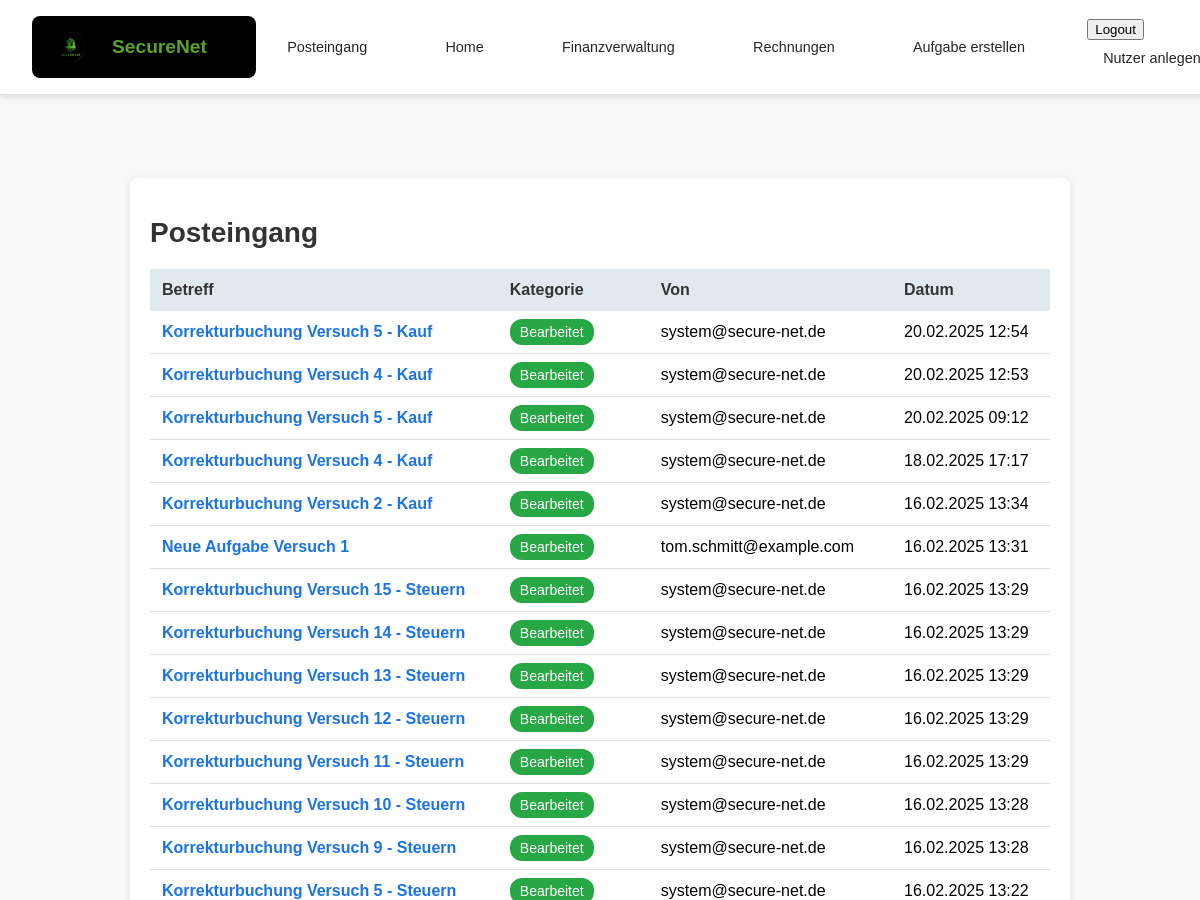
The app's page /posts/posteingang/ (signed in, upper part), older data.
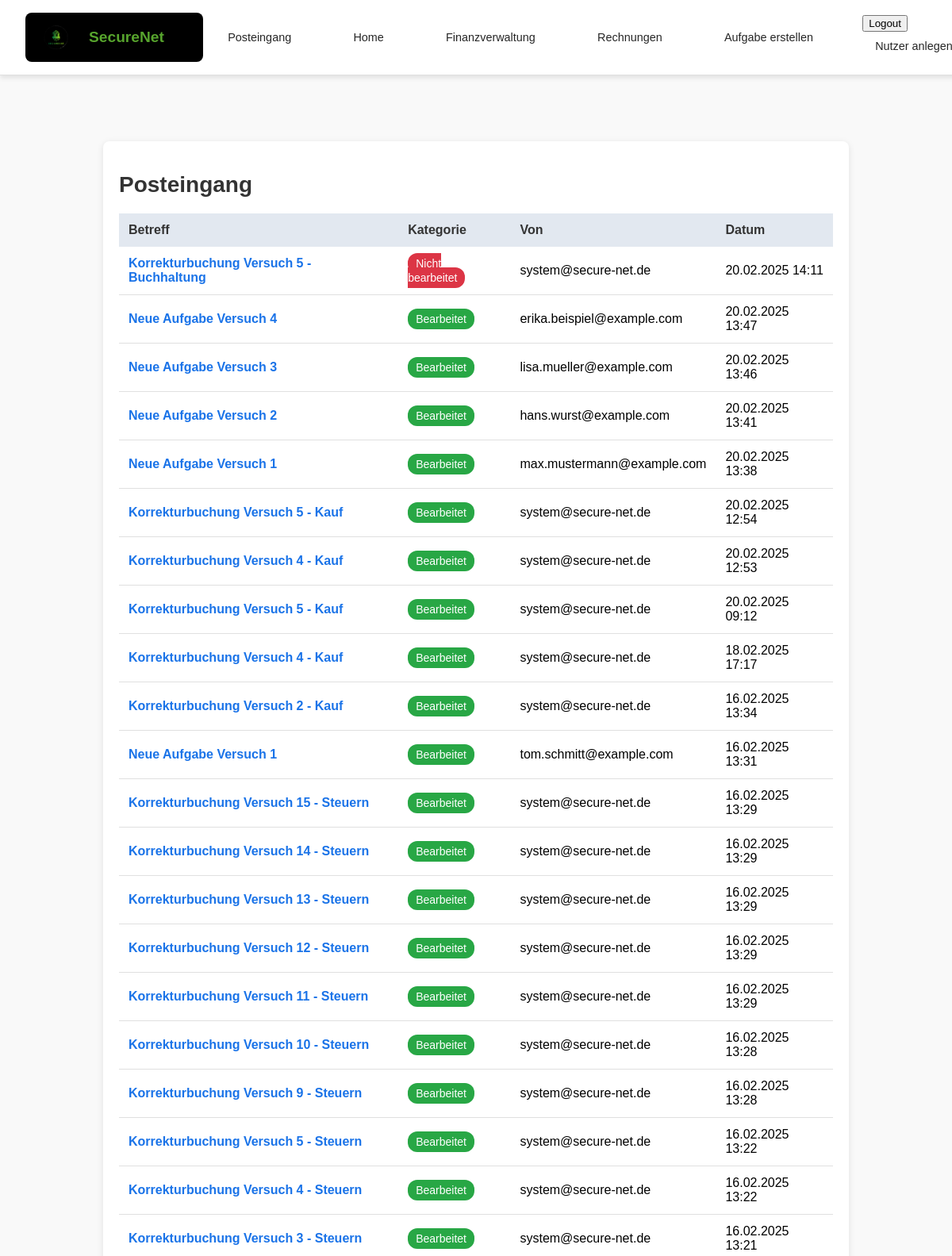
The same page, newer data.
### posts/models.py (models this page shows, shortened)
class Mail(models.Model):
    nutzer = models.ForeignKey(settings.AUTH_USER_MODEL, on_delete=models.CASCADE)
    aufgabe = models.ForeignKey(Aufgabe_neu, on_delete=models.CASCADE, null=True, blank=True)
    betreff = models.CharField(max_length=255)
    mailtext = models.TextField()
    versuch = models.PositiveIntegerField(default=1)
    von = models.CharField(max_length=100, default="system@secure-net.de")
    absender_name = models.CharField(max_length=100, default="")  # Neuer Name
    absender_adresse = models.CharField(max_length=255, default="")  # Neue Adresse
    datum = models.DateTimeField(auto_now_add=True)
    status = models.CharField(max_length=50, choices=[
        ('nicht bearbeitet', 'Nicht bearbeitet'),
        ('bearbeitet', 'Bearbeitet')
    ], default='nicht bearbeitet')

### posts/views.py (the view)
# urls.py: path('posteingang/', views.posteingang, name='posteingang'),
@login_required
def posteingang(request):
    mails = Mail.objects.filter(nutzer=request.user).order_by('-datum')
    for mail in mails:
        buchung_vorhanden = Buchung.objects.filter(
            aufgabe=mail.aufgabe,
            nutzer=request.user,
            versuch=mail.versuch  # Korrekte Zuordnung zum Versuch
        ).exists()
        if buchung_vorhanden:
            mail.status = 'bearbeitet'
        mail.save()
    return render(request, 'posts/posteingang.html', {'mails': mails})

### posts/templates/posts/posteingang.html (shortened to what this page needs)
{% extends 'master_layout.html' %}
{% load static%}
{% block css %}
<link rel="stylesheet" href="{% static 'css/posteingang.css' %}">
{% endblock %}
{% block content %}
    <div class="container">
        <h1 class="title">Posteingang</h1>
        <div class="table-container">
            <table class="mail-table">
                <thead>
                    <tr>
                        <th>Betreff</th>
                        <th>Kategorie</th>
                        <th>Von</th>
                        <th>Datum</th>
                    </tr>
                </thead>
                <tbody>
                    {% for mail in mails %}
                    <tr class="mail-row" onclick="window.location='{% url 'posts:mail_detail' mail.id %}'">
                        <td>
                            <span class="mail-subject">{{ mail.betreff }}</span>
                        </td>
                        <td>
                            {% if mail.status == 'bearbeitet' %}
                                <span class="status status-bearbeitet">Bearbeitet</span>
                            {% else %}
                                <span class="status status-nicht-bearbeitet">Nicht bearbeitet</span>
                            {% endif %}
                        </td>
                        <td>{{ mail.von }}</td>
                        <td>{{ mail.datum|date:"d.m.Y H:i" }}</td>
                    </tr>
                    {% empty %}
                    <tr>
                        <td colspan="4" class="empty-row">Keine Mails verfügbar.</td>
                    </tr>
                    {% endfor %}
                </tbody>
            </table>
        </div>
    </div>
{% endblock %}

Row changes from the older to the newer data that the page shows:
added Mail: betreff "Korrekturbuchung Versuch 5 - Buchhaltung", status "Nicht bearbeitet", von "system@secure-net.de", datum "20.02.2025 14:11"
added Mail: betreff "Neue Aufgabe Versuch 4", status "Bearbeitet", von "erika.beispiel@example.com", datum "20.02.2025 13:47"
added Mail: betreff "Neue Aufgabe Versuch 3", status "Bearbeitet", von "lisa.mueller@example.com", datum "20.02.2025 13:46"
added Mail: betreff "Neue Aufgabe Versuch 2", status "Bearbeitet", von "hans.wurst@example.com", datum "20.02.2025 13:41"
added Mail: betreff "Neue Aufgabe Versuch 1", status "Bearbeitet", von "max.mustermann@example.com", datum "20.02.2025 13:38"
now on this page (row unchanged): Mail: betreff "Korrekturbuchung Versuch 4 - Steuern", status "Bearbeitet", von "system@secure-net.de", datum "16.02.2025 13:22"
now on this page (row unchanged): Mail: betreff "Korrekturbuchung Versuch 3 - Steuern", status "Bearbeitet", von "system@secure-net.de", datum "16.02.2025 13:21"
